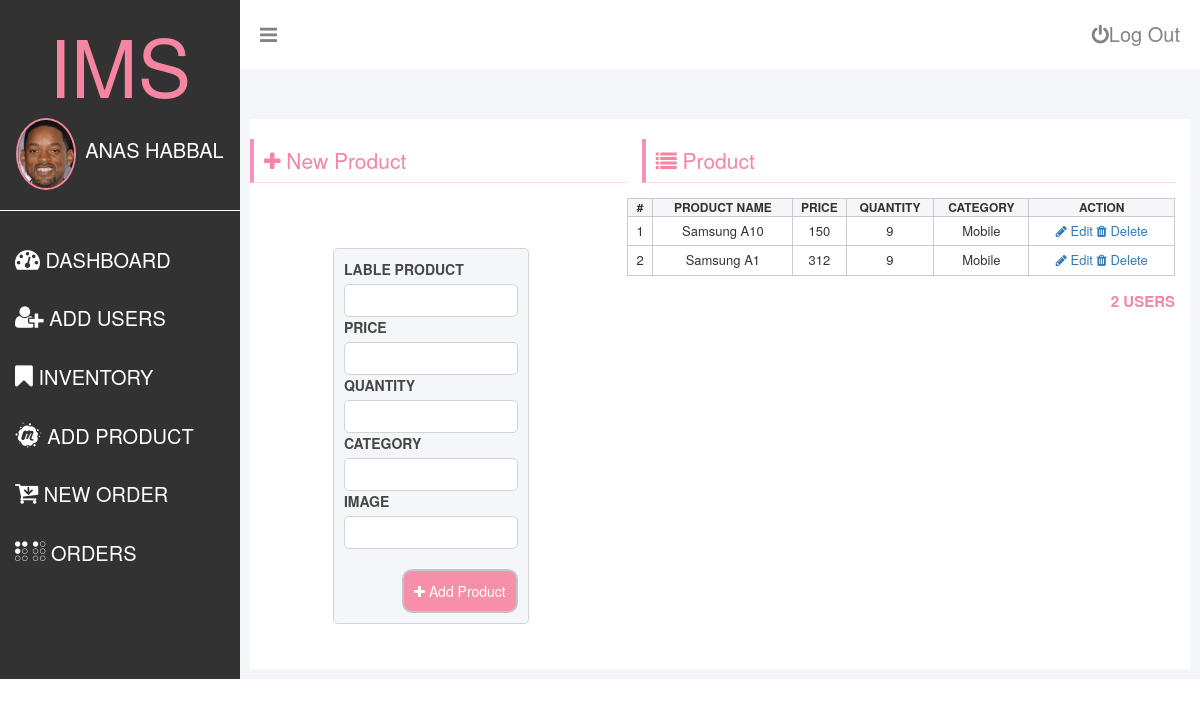
Screenshot of /add-prodht.php (signed in) with the database file from the repository.
### tables this page shows
CREATE TABLE `products` (
  `id` int(11) NOT NULL,
  `lab_prod` varchar(50) NOT NULL,
  `price` int(11) NOT NULL,
  `image` varchar(50) NOT NULL,
  `cat` varchar(50) NOT NULL,
  `qte` int(11) NOT NULL
);

### database/select-prod.php (called while the page is built)
<?php
    include('connection.php');
    $stmt = $conn->prepare("SELECT * FROM products ORDER BY cat");
    $stmt->execute();
    $stmt->setFetchMode(PDO::FETCH_ASSOC);
    return $stmt->fetchAll();
?>

### add-prodht.php (the view, shortened to what this page needs)
<?php
    $products = include('database/select-prod.php');
?>
<!DOCTYPE html>
<html>
    <head>
        <link rel="stylesheet" type="text/css" href="css/IMS.css"/>
        <link rel="stylesheet" href="css/font-awesome/css/font-awesome.min.css">
        <link rel="stylesheet" href="https://cdnjs.cloudflare.com/ajax/libs/bootstrap3-dialog/1.35.4/css/bootstrap-dialog.min.css" />
    </head>
    <body id="dashboard">
        <div id="dashboardMainContainer">
            <?php include('partitials/app-sidebar.php') ?>
            <div id="dashboardContentContainer">
                <?php include('partitials/topnav.php') ?>
                <div class="dashboardContent">
                    <div class="dashboardContentMain">
                        <div class="row">
                            <div class="column column-5">
                                <h1 class="sectionHeader"><i class="fa fa-plus"></i> New Product</h1>
                                <div class="prodAddFormContainer">
                                        <form action="database/add-product.php" method="post" class="appForm" id="userAddForm">
                                                <div class="appFormInputContainer">
                                                    <label for="lableProduct">Lable Product</label>
                                                    <input type="text" id="lableProduct" name="lableProduct" class="appFormInput"/>
                                                </div>
                                                <div class="appFormInputContainer">
                                                    <label for="price">Price</label>
                                                    <input type="text" id="price" name="price" class="appFormInput"/>
                                                </div>
                                                <div class="appFormInputContainer">
                                                    <label for="qty">quantity</label>
                                                    <input type="text" id="qty" name="qty" class="appFormInput"/>
                                                </div>
                                                <div class="appFormInputContainer">
                                                    <label for="category">category</label>
                                                    <input type="text" id="category" name="category" class="appFormInput"/>
                                                </div>
                                                <div class="appFormInputContainer">
                                                    <label for="imageProduct">Image</label>
                                                    <input type="text" id="imageProduct" name="imageProduct" class="appFormInput"/>
                                                </div>
                                                <button type="submit" class="appBtn"><i class="fa fa-plus"></i> Add Product</button>
                                            </form>
                                </div>
                            </div>
                            <div class="column column-7">
                                <h1 class="sectionHeader"><i class="fa fa-list"></i> Product</h1>
                                <div class="sectionContent">
                                        <div class="users">
                                            <table>
                                                <thead>
                                                    <tr>
                                                        <th>#</th>
                                                        <th>Product Name</th>
                                                        <th>Price</th>
                                                        <th>Quantity</th>
                                                        <th>Category</th>
                                                        <th>Action</th>
                                                    </tr>
                                                </thead>
                                                <tbody>
                                                <?php  foreach($products as $index=> $user){ ?>
                                                    <tr>
                                                        <td><?= $index +1 ?></td>
                                                        <td class="firstName"><?=$user['lab_prod'] ?></td>
                                                        <td class="lastName"><?= $user['price'] ?></td>
                                                        <td class="email"><?= $user['qte']   ?></td>
                                                        <td class="emacdil"><?=$user['cat']?></td>
                                                        <td>
                                                            <a href="" class="updateUser" data-userid="<?= $user['id'] ?>" data-fname="<?= $user['lab_prod'] ?>" data-lname="<?= $user['price'] ?>" ><i class="fa fa-pencil"></i> Edit</a>
                                                            <a href="" class="deleteUser" data-userid="<?= $user['id'] ?>" data-fname="<?= $user['lab_prod'] ?>" data-lname="<?= $user['price'] ?>"><i class="fa fa-trash"></i> Delete</a>
                                                        </td>
                                                    </tr>
                                                    <?php } ?>
                                                </tbody>
                                            </table>
                                            <p class="userCount"><?= count($products);?> Users </p>
                                        </div>
                                    </div>
                                </div>
                        </div>
                    </div>
                </div>
            </div>
        </div>
    </body>
    <link rel="stylesheet" href="https://maxcdn.bootstrapcdn.com/bootstrap/3.3.7/css/bootstrap.min.css">
    <link rel="stylesheet" href="https://maxcdn.bootstrapcdn.com/bootstrap/3.3.7/css/bootstrap-theme.min.css">
</html>

### css/IMS.css (style rules this page uses)
body,h1,h2,h3,h4,p,figure,blockquote,dl,dd { margin:0 }
body { min-height:100vh;text-rendering:optimizeSpeed;line-height:1.5 }
input,button,textarea,select { font:inherit }
body { font-family: arial; }
#dashboardMainContainer { display: flex; flex-direction: row; }
#dashboardContentContainer { width: 80%; background: #f4f6f9; }
div.dashboardContent { padding: 50px 10px 10px 10px; background: #f4f6f9; }
div.dashboardContentMain { background: #fff; height: 100%; padding-bottom: 30px; }
form.appForm { width: 50%; margin: 0 auto; padding: 10px; border: 1px solid #cecfd0; border-radius: 5px; background: #f4f6f9; opacity: 0.9; }
form::after { content: ''; clear: both; display: block; }
form label { text-transform: uppercase; font-weight: bold; }
input.appFormInput { width: 100%; height: 33px; border: 1px solid #cecfd0; border-radius: 5px; }
div.dashboardContentMain form { margin-bottom: 15px; }
button.appBtn { background: #f685a1; color: #fff; padding: 10px; margin-top: 20px; float: right; border: 2px solid #c2c0c0; border-radius: 10px; }
div.row { display: flex; flex-direction: row; flex-wrap: wrap; width: 100%; }
div.column-5 { width: 41.67%; }
div.column-7 { width: 58.33%; display: block; }
h1.sectionHeader { font-size: 21px; color: #f685a1; border-bottom: 1px solid #ffd7e1; padding-bottom: 11px; padding: 10px; border-left: 4px solid #f690bf; margin-bottom: 15px; margin-left: 15px; }
table { width: 100%; }
table, th, td { border: 1px solid #cacaca; border-collapse: collapse; font-size: 15px; }
table th { font-size: 12px; text-transform: uppercase; background: #f4f6f9; text-align: center; }
table td { font-size: 13px; text-align: center; padding: 5px; }
p.userCount { text-align: right; font-size: 15px; font-weight: bold; text-transform: uppercase; color: #f685a1; padding-top: 15px; }
div.dashboardContentMain { display: flex; flex-direction: row; }
div.prodAddFormContainer { width: 100%; padding-top: 50px; }

### rows the page displays
products: lab_prod "Samsung A10", price "150", qte "9", cat "Mobile"
products: lab_prod "Samsung A1", price "312", qte "9", cat "Mobile"

### other values shown
$user['first_name'] "ANAS"
$user['last_name'] "HABBAL"
count($products) "2"
